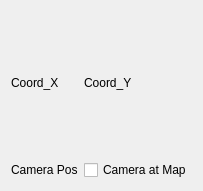
<?xml version="1.0" encoding="UTF-8"?>
<ui version="4.0">
 <class>SlugsVideoCamControl</class>
 <widget class="QWidget" name="SlugsVideoCamControl">
  <property name="geometry">
   <rect>
    <x>0</x>
    <y>0</y>
    <width>165</width>
    <height>191</height>
   </rect>
  </property>
  <property name="minimumSize">
   <size>
    <width>0</width>
    <height>0</height>
   </size>
  </property>
  <property name="mouseTracking">
   <bool>true</bool>
  </property>
  <property name="windowTitle">
   <string>Form</string>
  </property>
  <layout class="QVBoxLayout" name="verticalLayout">
   <item>
    <layout class="QGridLayout" name="gridLayout">
     <item row="0" column="0">
      <widget class="QLabel" name="label_x">
       <property name="mouseTracking">
        <bool>true</bool>
       </property>
       <property name="text">
        <string>Coord_X</string>
       </property>
      </widget>
     </item>
     <item row="0" column="1">
      <widget class="QLabel" name="label_y">
       <property name="mouseTracking">
        <bool>true</bool>
       </property>
       <property name="text">
        <string>Coord_Y</string>
       </property>
      </widget>
     </item>
     <item row="1" column="1">
      <widget class="QCheckBox" name="viewCamBordeatMap_checkBox">
       <property name="text">
        <string>Camera at Map</string>
       </property>
      </widget>
     </item>
     <item row="1" column="0">
      <widget class="QLabel" name="label_dir">
       <property name="text">
        <string>Camera Pos</string>
       </property>
      </widget>
     </item>
    </layout>
   </item>
  </layout>
 </widget>
 <resources/>
 <connections/>
</ui>
